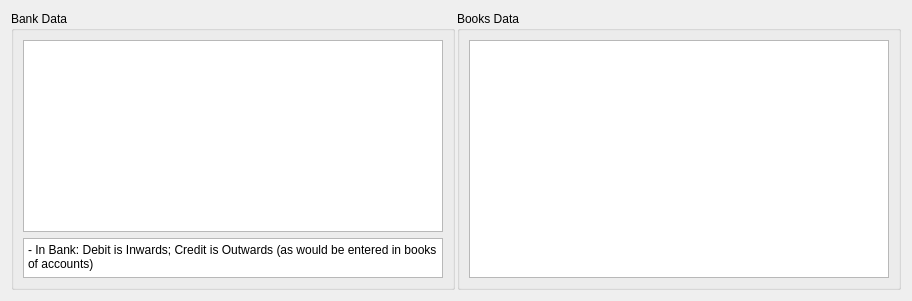
      <widget class="QWidget" name="tabParsedData">
       <attribute name="title">
        <string>Parsed &amp;Data</string>
       </attribute>
       <layout class="QGridLayout" name="gridLayout_2">
        <item row="0" column="0">
         <layout class="QHBoxLayout" name="horizontalLayout_4" stretch="1,1">
          <property name="spacing">
           <number>2</number>
          </property>
          <item>
           <widget class="QGroupBox" name="groupBox_4">
            <property name="sizePolicy">
             <sizepolicy hsizetype="Expanding" vsizetype="MinimumExpanding">
              <horstretch>1</horstretch>
              <verstretch>1</verstretch>
             </sizepolicy>
            </property>
            <property name="minimumSize">
             <size>
              <width>400</width>
              <height>0</height>
             </size>
            </property>
            <property name="sizeIncrement">
             <size>
              <width>0</width>
              <height>0</height>
             </size>
            </property>
            <property name="toolTip">
             <string notr="true"/>
            </property>
            <property name="statusTip">
             <string notr="true"/>
            </property>
            <property name="whatsThis">
             <string notr="true"/>
            </property>
            <property name="accessibleName">
             <string notr="true"/>
            </property>
            <property name="accessibleDescription">
             <string notr="true"/>
            </property>
            <property name="title">
             <string>Bank Data</string>
            </property>
            <layout class="QVBoxLayout" name="verticalLayout_7">
             <item>
              <layout class="QVBoxLayout" name="verticalLayout_10">
               <item>
                <widget class="QTableView" name="tblBank">
                 <property name="sizePolicy">
                  <sizepolicy hsizetype="Expanding" vsizetype="MinimumExpanding">
                   <horstretch>1</horstretch>
                   <verstretch>1</verstretch>
                  </sizepolicy>
                 </property>
                 <property name="minimumSize">
                  <size>
                   <width>420</width>
                   <height>0</height>
                  </size>
                 </property>
                 <property name="toolTip">
                  <string notr="true"/>
                 </property>
                 <property name="statusTip">
                  <string notr="true"/>
                 </property>
                 <property name="whatsThis">
                  <string notr="true"/>
                 </property>
                 <property name="accessibleName">
                  <string notr="true"/>
                 </property>
                 <property name="accessibleDescription">
                  <string notr="true"/>
                 </property>
                 <property name="editTriggers">
                  <set>QAbstractItemView::NoEditTriggers</set>
                 </property>
                 <property name="alternatingRowColors">
                  <bool>true</bool>
                 </property>
                 <property name="selectionMode">
                  <enum>QAbstractItemView::MultiSelection</enum>
                 </property>
                 <property name="selectionBehavior">
                  <enum>QAbstractItemView::SelectRows</enum>
                 </property>
                 <attribute name="horizontalHeaderCascadingSectionResizes">
                  <bool>true</bool>
                 </attribute>
                </widget>
               </item>
              </layout>
             </item>
             <item>
              <widget class="QTextBrowser" name="textBrowser">
               <property name="sizePolicy">
                <sizepolicy hsizetype="Expanding" vsizetype="Maximum">
                 <horstretch>0</horstretch>
                 <verstretch>0</verstretch>
                </sizepolicy>
               </property>
               <property name="maximumSize">
                <size>
                 <width>16777215</width>
                 <height>40</height>
                </size>
               </property>
               <property name="html">
                <string>&lt;!DOCTYPE HTML PUBLIC &quot;-//W3C//DTD HTML 4.0//EN&quot; &quot;http://www.w3.org/TR/REC-html40/strict.dtd&quot;&gt;
&lt;html&gt;&lt;head&gt;&lt;meta name=&quot;qrichtext&quot; content=&quot;1&quot; /&gt;&lt;meta charset=&quot;utf-8&quot; /&gt;&lt;style type=&quot;text/css&quot;&gt;
p, li { white-space: pre-wrap; }
&lt;/style&gt;&lt;/head&gt;&lt;body style=&quot; font-family:'Sans Serif'; font-size:9pt; font-weight:400; font-style:normal;&quot;&gt;
&lt;p style=&quot; margin-top:0px; margin-bottom:0px; margin-left:0px; margin-right:0px; -qt-block-indent:0; text-indent:0px;&quot;&gt;- In Bank: Debit is Inwards; Credit is Outwards (as would be entered in books of accounts)&lt;/p&gt;&lt;/body&gt;&lt;/html&gt;</string>
               </property>
              </widget>
             </item>
            </layout>
           </widget>
          </item>
          <item>
           <widget class="QGroupBox" name="groupBox_5">
            <property name="sizePolicy">
             <sizepolicy hsizetype="Expanding" vsizetype="MinimumExpanding">
              <horstretch>1</horstretch>
              <verstretch>1</verstretch>
             </sizepolicy>
            </property>
            <property name="minimumSize">
             <size>
              <width>400</width>
              <height>0</height>
             </size>
            </property>
            <property name="toolTip">
             <string notr="true"/>
            </property>
            <property name="statusTip">
             <string notr="true"/>
            </property>
            <property name="whatsThis">
             <string notr="true"/>
            </property>
            <property name="accessibleName">
             <string notr="true"/>
            </property>
            <property name="accessibleDescription">
             <string notr="true"/>
            </property>
            <property name="title">
             <string>Books Data</string>
            </property>
            <layout class="QHBoxLayout" name="horizontalLayout_9">
             <item>
              <layout class="QHBoxLayout" name="horizontalLayout_10">
               <property name="sizeConstraint">
                <enum>QLayout::SetDefaultConstraint</enum>
               </property>
               <item>
                <widget class="QTableView" name="tblBooks">
                 <property name="sizePolicy">
                  <sizepolicy hsizetype="MinimumExpanding" vsizetype="Expanding">
                   <horstretch>1</horstretch>
                   <verstretch>1</verstretch>
                  </sizepolicy>
                 </property>
                 <property name="minimumSize">
                  <size>
                   <width>420</width>
                   <height>0</height>
                  </size>
                 </property>
                 <property name="sizeIncrement">
                  <size>
                   <width>1</width>
                   <height>1</height>
                  </size>
                 </property>
                 <property name="toolTip">
                  <string notr="true"/>
                 </property>
                 <property name="statusTip">
                  <string notr="true"/>
                 </property>
                 <property name="whatsThis">
                  <string notr="true"/>
                 </property>
                 <property name="accessibleName">
                  <string notr="true"/>
                 </property>
                 <property name="accessibleDescription">
                  <string notr="true"/>
                 </property>
                 <property name="editTriggers">
                  <set>QAbstractItemView::NoEditTriggers</set>
                 </property>
                 <property name="alternatingRowColors">
                  <bool>true</bool>
                 </property>
                 <property name="selectionMode">
                  <enum>QAbstractItemView::MultiSelection</enum>
                 </property>
                 <property name="selectionBehavior">
                  <enum>QAbstractItemView::SelectRows</enum>
                 </property>
                 <attribute name="horizontalHeaderCascadingSectionResizes">
                  <bool>true</bool>
                 </attribute>
                </widget>
               </item>
              </layout>
             </item>
            </layout>
           </widget>
          </item>
         </layout>
        </item>
       </layout>
      </widget>
